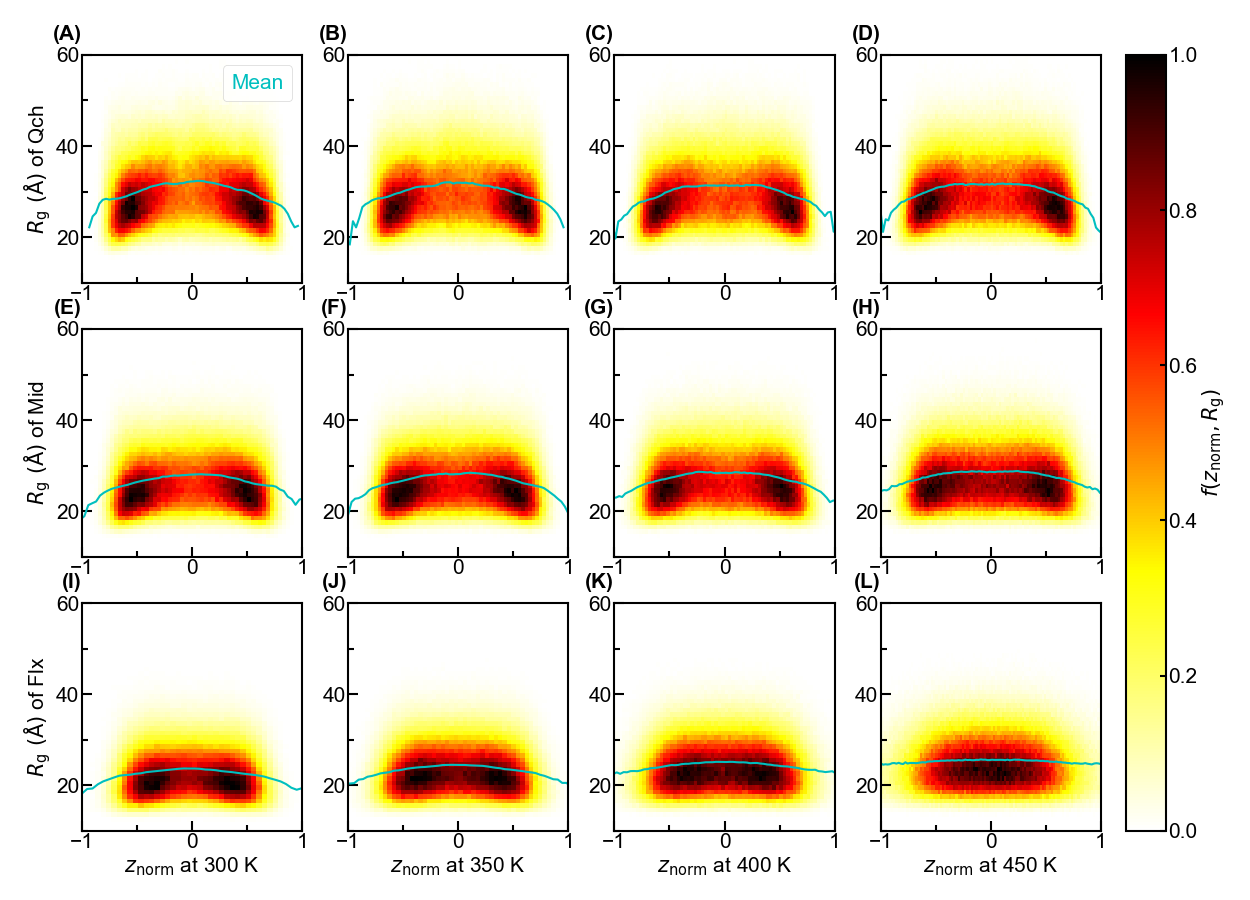

The Python source for this figure:
"""Import Modules"""
import sys
sys.path.append('D:\\Work\\Code\\Functions')
from pyw import pyw
import random
import numpy as np
import matplotlib.pyplot as plt
from matplotlib.colors import LinearSegmentedColormap,ListedColormap
from mpl_toolkits.axes_grid1 import make_axes_locatable
from matplotlib.pyplot import MultipleLocator
from matplotlib.collections import LineCollection
from matplotlib import colors
from matplotlib.ticker import LogLocator,LogFormatter,AutoMinorLocator

"""Set Arguments"""
dir0='../../../max_entr/rg/rg_heat'
dir1='../../dst/dst'
dir='../../rg/rg_slab'
figname='rg'
mdls=['1.55sgm_1.0sgm','1.5sgm_0.82sgm','1.37sgm_0.6sgm']
Mdls=['Qch','Mid','Flx']
nmd=len(mdls)
Ts=[300.0,350.0,400.0,450.0]
nT=len(Ts)
res=['A','R','N','D','C','Q','E','G','H','I','L','K','M','F','P','S','T','W','Y','V']
res_sort=['R','H','K','D','E','S','T','N','Q','C','G','P','A','V','I','L','M','F','Y','W']
seq='MASNDYTQQA TQSYGAYPTQ PGQGYSQQSS QPYGQQSYSG YSQSTDTSGY GQSSYSSYGQ SQNTGYGTQS TPQGYGSTGG YGSSQSSQSS YGQQSSYPGY ' \
    'GQQPAPSSTS GSYGSSSQSS SYGQPQSGSY SQQPSYGGQQ QSYGQQQSYN PPQGYGQQNQ YNS'
seq=seq.replace(' ','')
nat=len(seq)
seq=[res.index(seq[i]) for i in range(nat)]
nhirg0=200
nhiz=250
nhirg=50
rglim=[10.0,60.0]
nsms=10

"""Read Data"""
rg0=np.zeros((nmd,nT,nhirg0))
p_rg0=np.zeros((nmd,nT,nhirg0))
rg0_mean=np.zeros((nmd,nT))
rg0_std=np.zeros((nmd,nT))
for i in range(nmd):
    for j in range(nT):
        q=pyw(f'{dir0}/{mdls[i]}_{Ts[j]}.pyw','Probability')
        rg0[i,j]=q[0]
        p_rg0[i,j]=q[1]
        q=pyw(f'{dir0}/{mdls[i]}_{Ts[j]}.pyw','Mean')
        rg0_mean[i,j]=q[0,0]
        q=pyw(f'{dir0}/{mdls[i]}_{Ts[j]}.pyw','Deviation')
        rg0_std[i,j]=q[0,0]
rg0_flu=np.round(np.log10(rg0_std[:,0]/rg0_mean[:,0]),1)

z=np.zeros((nmd,nT,nhiz))
rg=np.zeros((nmd,nT,nhirg))
p=np.zeros((nmd,nT,nhiz,nhirg))
rg_mean=np.zeros((nmd,nT,nhiz))
rg_std=np.zeros((nmd,nT,nhiz))
for i in range(nmd):
    for j in range(nT):
        q=np.load(f'{dir}/{mdls[i]}_{Ts[j]}.npz')
        z[i,j]=q['z']
        rg[i,j]=q['rg']
        p[i,j]=q['p']
        rg_mean[i,j]=q['rg_mean']
        rg_std[i,j]=q['rg_std']

pz=np.sum(p,axis=-1)
pz/=np.sum(pz*(np.max(z)-np.min(z))/nhiz,axis=-1,keepdims=True)
z1=np.zeros((nmd,nT))
z2=np.zeros((nmd,nT))
d=np.zeros((nmd,nT))
pedge=np.zeros((nmd,nT,3,nhirg))
rgedge_mean=np.zeros((nmd,nT,3))
rgedge_std=np.zeros((nmd,nT,3))
for i in range(nmd):
    for j in range(nT):
        z1[i,j],z2[i,j],d[i,j]=pyw(f'{dir1}/{mdls[i]}_{Ts[j]}.pyw','Position')[:3,0]
        idxz=[[],[],[]]
        idxz[0]+=[round(nhiz/2)-1,round(nhiz/2)]
        for k in range(nhiz):
            if z1[i,j]+d[i,j]<z[i,j,k]<z2[i,j]-d[i,j]:
                idxz[1]+=[k]
            if z1[i,j]-d[i,j]<z[i,j,k]<z1[i,j]+d[i,j] or z2[i,j]-d[i,j]<z[i,j,k]<z2[i,j]+d[i,j]:
                idxz[2]+=[k]
        for k in range(len(idxz)):
            idx=(i,j,idxz[k])
            pedge[i,j,k]=np.sum(p[idx],axis=0)
            rgedge_mean[i,j,k]=np.sum(pz[idx]*rg_mean[idx])/np.sum(pz[idx])
            rgedge_std[i,j,k]=np.sqrt(np.sum(pz[idx]*rg_std[idx]**2)/np.sum(pz[idx])+ \
                    np.sum(pz[idx]*(rg_mean[idx]-rgedge_mean[i,j,k])**2)/np.sum(pz[idx]))
pedge/=np.sum(pedge*(np.max(rg)-np.min(rg))/nhirg,axis=-1,keepdims=True)

rg_dev=np.zeros((nmd,nT,3))
rg_dev[:,:,0]=rgedge_mean[:,:,1]/np.mean(rgedge_mean[:,:,1])-1
rg_dev[:,:,1]=rgedge_std[:,:,1]/np.mean(rgedge_std[:,:,1])-1
rg_dev[:,:,2]=rgedge_std[:,:,1]/rgedge_mean[:,:,1]/np.mean(rgedge_std[:,:,1]/rgedge_mean[:,:,1])-1

rg_mean[rg_mean==0.0]=np.nan
rg_std[rg_std==0.0]=np.nan

rg_mean_sms=np.zeros((nmd,nT,nhiz))
rg_std_sms=np.zeros((nmd,nT,nhiz))
for i in range(nmd):
    for j in range(nT):
        for k in range(nhiz):
            idx=(i,j,list(np.arange(max(0,k-round(nsms/2)),min(nhiz,k+round(nsms/2)))))
            rg_mean_sms[i,j,k]=np.nansum(pz[idx]*rg_mean[idx])/np.nansum(pz[idx]*np.heaviside(rg_mean[idx],0.0))
            rg_std_sms[i,j,k]=np.sqrt(np.nansum(pz[idx]*rg_std[idx]**2)/np.nansum(pz[idx]*np.heaviside(rg_std[idx],0.0))+ \
                    np.nansum(pz[idx]*(rg_mean[idx]-rg_mean_sms[i,j,k])**2)/np.nansum(pz[idx]*np.heaviside(rg_mean[idx],0.0)))

"""Plot"""
fig,axs=plt.subplots(nmd,nT,figsize=(25,18))
marglft=0.5
margrig=0.5
margbot=0.5
margtop=0.5
spcwth=0.2
spchei=-0.1
cbarwth=0.8
cbarspcwth=0.5
wth=3
font={'family':'Arial','size':30}
lenmaj=15
lenmin=8
lenbar=8
xtick=1
ytick=20
ctick=1
color=[(1,1,1),(1,1,0),(1,0,0),(0,0,0)]
nodes=[0/3,1/3,2/3,3/3]
cmap=LinearSegmentedColormap.from_list('custom_cmap',list(zip(nodes,color)))
norm=colors.LogNorm(vmin=1e-4,vmax=np.max(p))
ann=[['(A)','(B)','(C)','(D)'],['(E)','(F)','(G)','(H)'],['(I)','(J)','(K)','(L)']]

for i in range(nmd):
    for j in range(nT):
        ax=axs[i,j]
        ax.annotate(ann[i][j],xy=(0.0,1.05),xycoords='axes fraction',fontfamily=font['family'],fontsize=font['size'],fontweight='bold',va='bottom',ha='right')
        ax.pcolormesh(z[i,j]/((z2[i,j]-z1[i,j])/2+d[i,j]),rg[i,j],p[i,j].T,cmap=cmap)
        ax.plot(z[i,j]/((z2[i,j]-z1[i,j])/2+d[i,j]),rg_mean[i,j],'c',linewidth=wth,label='Mean')
        ax.autoscale()
        ax.minorticks_on()
        ax.tick_params(axis='both',which='major',direction='in',width=wth,length=lenmaj,labelfontfamily=font['family'],labelsize=font['size'])
        ax.tick_params(axis='both',which='minor',direction='in',width=wth,length=lenmin,labelfontfamily=font['family'],labelsize=font['size'])
        ax.xaxis.set_major_locator(MultipleLocator(xtick))
        ax.xaxis.set_minor_locator(AutoMinorLocator(2))
        ax.yaxis.set_major_locator(MultipleLocator(ytick))
        ax.yaxis.set_minor_locator(AutoMinorLocator(2))
        ax.spines['bottom'].set_linewidth(wth)
        ax.spines['top'].set_linewidth(wth)
        ax.spines['left'].set_linewidth(wth)
        ax.spines['right'].set_linewidth(wth)
        ax.set_xlim(-1,1)
        if i==nmd-1:
            ax.set_xlabel('$z_\\mathrm{norm}$ at %i K'%Ts[j],fontdict=font)
        if j==0:
            ax.set_ylabel('$R_\\mathrm{g}~(\\mathrm{\\AA})$ of %s'%Mdls[i],fontdict=font)
        if (i,j)==(0,0):
            leg=ax.legend(loc='best',handlelength=0.0,handletextpad=0.0,prop={'family':font['family'],'size':font['size']})
            for hnd,txt in zip(leg.legend_handles,leg.get_texts()):
                txt.set_color(hnd.get_color())

top=axs[0,-1].get_position().y1
bot=axs[-1,-1].get_position().y0
cbar_ax=fig.add_axes([1.0,bot,0.1,top-bot])
sm=plt.cm.ScalarMappable(cmap=cmap)
sm.set_array([])
cbar=plt.colorbar(sm,cax=cbar_ax)
cbar.set_label('$f(z_\\mathrm{norm},R_\\mathrm{g})$',fontdict=font)
cbar.ax.tick_params(which='major',direction='in',width=wth,length=lenmin,labelfontfamily=font['family'],labelsize=font['size'])
cbar.ax.tick_params(which='minor',direction='in',width=wth,length=0,labelfontfamily=font['family'],labelsize=font['size'])
cbar.outline.set_linewidth(wth)

fig.canvas.draw()
tight_bbox=fig.get_tightbbox(fig.canvas.get_renderer())
alllft=tight_bbox.x0
allrig=tight_bbox.x1
allbot=tight_bbox.y0
alltop=tight_bbox.y1
figwth,fighei=fig.get_size_inches()
boxlft=np.inf
boxrig=-np.inf
boxbot=np.inf
boxtop=-np.inf
for ax in fig.axes:    
    pos=ax.get_position()
    left=pos.x0*figwth
    right=left+pos.width*figwth
    bottom=pos.y0*fighei
    top=bottom+pos.height*fighei
    boxlft=min(boxlft,left)
    boxrig=max(boxrig,right)
    boxbot=min(boxbot,bottom)
    boxtop=max(boxtop,top)
pos=cbar.ax.get_position()
boxrig=max(boxrig,(pos.x0+pos.width)*figwth)
outlft=boxlft-alllft
outrig=allrig-boxrig
outbot=boxbot-allbot
outtop=alltop-boxtop

axs_2d=np.atleast_2d(axs)
nrows,ncols=np.shape(axs_2d)
outlfts=np.zeros((nrows,ncols))
outrigs=np.zeros((nrows,ncols))
outbots=np.zeros((nrows,ncols))
outtops=np.zeros((nrows,ncols))
dpi=fig.dpi 
for i in range(nrows):
    for j in range(ncols):
        ax=axs_2d[i,j]
        ref_bounds=ax.get_position().bounds
        alllft,allrig=np.inf,-np.inf
        allbot,alltop=np.inf,-np.inf
        for a in fig.axes:
            if a.get_position().bounds==ref_bounds:
                tight_bbox=a.get_tightbbox(fig.canvas.get_renderer())   # 点坐标
                alllft=min(alllft,tight_bbox.x0/dpi)
                allrig=max(allrig,tight_bbox.x1/dpi)
                allbot=min(allbot,tight_bbox.y0/dpi)
                alltop=max(alltop,tight_bbox.y1/dpi)
        boxlft=ref_bounds[0]*figwth
        boxrig=(ref_bounds[0]+ref_bounds[2])*figwth
        boxbot=ref_bounds[1]*fighei
        boxtop=(ref_bounds[1]+ref_bounds[3])*fighei
        outlfts[i,j]=boxlft-alllft
        outrigs[i,j]=allrig-boxrig
        outbots[i,j]=boxbot-allbot
        outtops[i,j]=alltop-boxtop

if ncols>1:
    spcwth+=np.max(outrigs[:,:-1]+outlfts[:,1:])
if nrows>1:
    spchei+=np.max(outbots[:-1,:]+outtops[1:,:])
plt.subplots_adjust(left=(marglft+outlft)/figwth,
                    right=1.0-(margrig+outrig+cbarwth+cbarspcwth)/figwth,
                    bottom=(margbot+outbot)/fighei,
                    top=1.0-(margtop+outtop)/fighei,
                    hspace=nrows*spchei/(fighei-margbot-outbot-margtop-outtop-(nrows-1)*spchei),
                    wspace=ncols*spcwth/(figwth-marglft-outlft-margrig-outrig-cbarwth-cbarspcwth-(ncols-1)*spcwth))
cbar.ax.set_position([1.0-(margrig+outrig+cbarwth)/figwth,(margbot+outbot)/fighei,cbarwth/figwth,1.0-(margtop+outtop+margbot+outbot)/fighei])

plt.savefig(f'{figname}.png',format='png',dpi=50)
plt.savefig(f'{figname}.pdf',format='pdf')
# plt.show()

fig,axs=plt.subplots(6,nT+1,figsize=(25,25))
marglft=0.5
margrig=0.5
margbot=0.5
margtop=0.5
spcwth=0.2
spchei=-0.1
cbarwth=0.0
cbarspcwth=0.0
wth=3
font={'family':'Arial','size':30}
lenmaj=15
lenmin=8
lenbar=8
xtick=0.1
ytick=0.0
ctick=1
ann=[['(A)','(B)','(C)','(D)','(E)'],['(F)','(G)','(H)','(I)','(J)'],['(K)','(L)','(M)','(N)','(O)'],['(P)','(Q)','(R)','(S)','(T)'],['(U)','(V)','(W)','(X)'],['(Y)','(Z)','(AA)','(AB)']]
clrs=['r','g','b']
ylabels=['Center','Inside','Surface','Isolated']
xlabels=['$\\langle{}R_\\mathrm{g}\\rangle$','$\\mathrm{std.}(R_\\mathrm{g})$','$\\mathrm{cv.}(R_\\mathrm{g})$']

for i in range(nT):
    for j in range(3):
        ax=axs[j,i]
        ax.annotate(ann[j][i],xy=(0.0,1.05),xycoords='axes fraction',fontfamily=font['family'],fontsize=font['size'],fontweight='bold',va='bottom',ha='right')
        for k in range(nmd):
            ax.plot(rg[k,i],pedge[k,i,j],color=clrs[k],linewidth=wth,label=Mdls[k])
        ax.autoscale()
        ax.minorticks_on()
        ax.tick_params(axis='both',which='major',direction='in',width=wth,length=lenmaj,labelfontfamily=font['family'],labelsize=font['size'])
        ax.tick_params(axis='both',which='minor',direction='in',width=wth,length=lenmin,labelfontfamily=font['family'],labelsize=font['size'])
        ax.xaxis.set_major_locator(MultipleLocator(25))
        ax.xaxis.set_minor_locator(AutoMinorLocator(2))
        ax.yaxis.set_major_locator(MultipleLocator(0.05))
        ax.yaxis.set_minor_locator(AutoMinorLocator(2))
        ax.spines['bottom'].set_linewidth(wth)
        ax.spines['top'].set_linewidth(wth)
        ax.spines['left'].set_linewidth(wth)
        ax.spines['right'].set_linewidth(wth)
        ax.set_xlabel('$R_\\mathrm{g}~(\\mathrm{\\AA})$',fontdict=font)
        ax.set_ylabel('$f(R_\\mathrm{g})$ at %s'%ylabels[j],fontdict=font)
        if (i,j)==(0,0):
            leg=ax.legend(loc='best',handlelength=0.0,handletextpad=0.0,prop={'family':font['family'],'size':font['size']})
            for hnd,txt in zip(leg.legend_handles,leg.get_texts()):
                txt.set_color(hnd.get_color())

ylims=[axs[j,i].get_ylim() for j in range(3) for i in range(nT)]
for i in range(nT):
    for j in range(3):
        axs[j,i].set_ylim(np.min(ylims),np.max(ylims))

for i in range(nT):
    ax=axs[3,i]
    ax.annotate(ann[3][i],xy=(0.0,1.05),xycoords='axes fraction',fontfamily=font['family'],fontsize=font['size'],fontweight='bold',va='bottom',ha='right')
    for j in range(nmd):
        ax.plot(rg0[j,i],p_rg0[j,i],color=clrs[j],linewidth=wth)
    ax.autoscale()
    ax.minorticks_on()
    ax.tick_params(axis='both',which='major',direction='in',width=wth,length=lenmaj,labelfontfamily=font['family'],labelsize=font['size'])
    ax.tick_params(axis='both',which='minor',direction='in',width=wth,length=lenmin,labelfontfamily=font['family'],labelsize=font['size'])
    ax.xaxis.set_major_locator(MultipleLocator(25))
    ax.xaxis.set_minor_locator(AutoMinorLocator(2))
    ax.yaxis.set_major_locator(MultipleLocator(0.5))
    ax.yaxis.set_minor_locator(AutoMinorLocator(2))
    ax.spines['bottom'].set_linewidth(wth)
    ax.spines['top'].set_linewidth(wth)
    ax.spines['left'].set_linewidth(wth)
    ax.spines['right'].set_linewidth(wth)
    ax.set_xlabel('$R_\\mathrm{g}~(\\mathrm{\\AA})$',fontdict=font)
    ax.set_ylabel('$f(R_\\mathrm{g})$ at %s'%ylabels[j],fontdict=font)

ylims=[axs[3,i].get_ylim() for i in range(nT)]
for i in range(nT):
    axs[3,i].set_ylim(np.min(ylims),np.max(ylims))

xlims=[axs[j,i].get_xlim() for j in range(4) for i in range(nT)]
for i in range(nT):
    for j in range(4):
        axs[j,i].set_xlim(np.min(xlims),np.max(xlims))

spc=3
for i in range(3):
    ax=axs[i,nT]
    ax.annotate(ann[i][nT],xy=(0.0,1.05),xycoords='axes fraction',fontfamily=font['family'],fontsize=font['size'],fontweight='bold',va='bottom',ha='right')
    for j in range(nmd):
        ax.errorbar(np.arange(nT)*(nmd+spc)+j,rgedge_mean[j,:,i],yerr=rgedge_std[j,:,i],
                        linestyle='',marker='.',color=clrs[j],markersize=5*wth,markeredgewidth=wth,
                        ecolor=clrs[j],elinewidth=wth,capsize=2*wth)
    ax.autoscale()
    ax.minorticks_on()
    ax.tick_params(axis='both',which='major',direction='in',width=wth,length=lenmaj,labelfontfamily=font['family'],labelsize=font['size'])
    ax.tick_params(axis='x',which='minor',direction='in',width=wth,length=0,labelfontfamily=font['family'],labelsize=font['size'])
    ax.tick_params(axis='y',which='minor',direction='in',width=wth,length=lenmin,labelfontfamily=font['family'],labelsize=font['size'])
    ax.xaxis.set_minor_locator(AutoMinorLocator(0))
    ax.yaxis.set_major_locator(MultipleLocator(20))
    ax.yaxis.set_minor_locator(AutoMinorLocator(2))
    ax.spines['bottom'].set_linewidth(wth)
    ax.spines['top'].set_linewidth(wth)
    ax.spines['left'].set_linewidth(wth)
    ax.spines['right'].set_linewidth(wth)
    ax.set_xticks(np.arange(nT)*(nmd+spc)+nmd/2,np.array(Ts).astype(int),fontdict=font)
    ax.set_ylabel('$R_\\mathrm{g}~(\\mathrm{\\AA})$',fontdict=font)

ax=axs[3,nT]
ax.annotate(ann[3][nT],xy=(0.0,1.05),xycoords='axes fraction',fontfamily=font['family'],fontsize=font['size'],fontweight='bold',va='bottom',ha='right')
for i in range(nmd):
    ax.errorbar(np.arange(nT)*(nmd+spc)+i,rg0_mean[i,:],yerr=rg0_std[i,:],
                    linestyle='',marker='.',color=clrs[i],markersize=5*wth,markeredgewidth=wth,
                    ecolor=clrs[i],elinewidth=wth,capsize=2*wth)
ax.autoscale()
ax.minorticks_on()
ax.tick_params(axis='both',which='major',direction='in',width=wth,length=lenmaj,labelfontfamily=font['family'],labelsize=font['size'])
ax.tick_params(axis='x',which='minor',direction='in',width=wth,length=0,labelfontfamily=font['family'],labelsize=font['size'])
ax.tick_params(axis='y',which='minor',direction='in',width=wth,length=lenmin,labelfontfamily=font['family'],labelsize=font['size'])
ax.xaxis.set_minor_locator(AutoMinorLocator(0))
ax.yaxis.set_major_locator(MultipleLocator(20))
ax.yaxis.set_minor_locator(AutoMinorLocator(2))
ax.spines['bottom'].set_linewidth(wth)
ax.spines['top'].set_linewidth(wth)
ax.spines['left'].set_linewidth(wth)
ax.spines['right'].set_linewidth(wth)
ax.set_xticks(np.arange(nT)*(nmd+spc)+nmd/2,np.array(Ts).astype(int),fontdict=font)
ax.set_xlabel('$T$ (K)',fontdict=font)
ax.set_ylabel('$R_\\mathrm{g}~(\\mathrm{\\AA})$',fontdict=font)

ylims=[axs[i,-1].get_ylim() for i in range(4)]
for i in range(4):
    axs[i,-1].set_ylim(np.min(ylims),np.max(ylims))

for i in range(nT):
    ax=axs[4,i]
    ax.annotate(ann[4][i],xy=(0.0,1.05),xycoords='axes fraction',fontfamily=font['family'],fontsize=font['size'],fontweight='bold',va='bottom',ha='right')
    for j in range(nmd):
        # ax.plot(z[j,i]/((z2[j,i]-z1[j,i])/2+d[j,i]),rg_std_sms[j,i]/rg_mean_sms[j,i],color=clrs[j],linewidth=wth)
        ax.plot(z[j,i]/((z2[j,i]-z1[j,i])/2+d[j,i]),rg_std[j,i]/rg_mean[j,i],color=clrs[j],linewidth=wth)
    ax.autoscale()
    ax.minorticks_on()
    ax.tick_params(axis='both',which='major',direction='in',width=wth,length=lenmaj,labelfontfamily=font['family'],labelsize=font['size'])
    ax.tick_params(axis='both',which='minor',direction='in',width=wth,length=lenmin,labelfontfamily=font['family'],labelsize=font['size'])
    ax.xaxis.set_major_locator(MultipleLocator(1))
    ax.xaxis.set_minor_locator(AutoMinorLocator(2))
    ax.yaxis.set_major_locator(MultipleLocator(0.02))
    ax.yaxis.set_minor_locator(AutoMinorLocator(2))
    ax.spines['bottom'].set_linewidth(wth)
    ax.spines['top'].set_linewidth(wth)
    ax.spines['left'].set_linewidth(wth)
    ax.spines['right'].set_linewidth(wth)
    # ax.set_xlim(-275,275)
    ax.set_xlim(-1,1)
    ax.set_ylim(0.195,0.245)
    ax.set_xlabel('$z_\\mathrm{norm}$',fontdict=font)
    ax.set_ylabel('$\\mathrm{cv.}(R_\\mathrm{g})$',fontdict=font)

ymin=1.1*np.min(rg_dev)-0.1*np.max(rg_dev)
yticks=np.array([-0.1,0.0,0.1])
for i in range(nT):
    ax=axs[5,i]
    ax.annotate(ann[5][i],xy=(0.0,1.05),xycoords='axes fraction',fontfamily=font['family'],fontsize=font['size'],fontweight='bold',va='bottom',ha='right')
    spc=3
    for j in range(nmd):
        ax.bar(np.arange(3)*(nmd+spc)+j+1,rg_dev[j,i]-ymin,width=1.0,color=clrs[j],edgecolor='k',linewidth=wth)
    ax.autoscale()
    ax.minorticks_on()
    ax.tick_params(axis='x',which='both',direction='in',width=wth,length=0,labelfontfamily=font['family'],labelsize=font['size'])
    ax.tick_params(axis='y',which='major',direction='in',width=wth,length=lenmaj,labelfontfamily=font['family'],labelsize=font['size'])
    ax.tick_params(axis='y',which='minor',direction='in',width=wth,length=lenmin,labelfontfamily=font['family'],labelsize=font['size'])
    ax.xaxis.set_minor_locator(AutoMinorLocator(0))
    ax.yaxis.set_minor_locator(AutoMinorLocator(2))
    ax.spines['bottom'].set_linewidth(wth)
    ax.spines['top'].set_linewidth(wth)
    ax.spines['left'].set_linewidth(wth)
    ax.spines['right'].set_linewidth(wth)
    ax.set_xticks(np.arange(3)*(nmd+spc)+nmd/2,xlabels,rotation=30,fontdict=font)
    ax.set_yticks(yticks-ymin,yticks,fontdict=font)
    ax.set_xlabel('%i K'%Ts[i],fontdict=font)
    ax.set_ylabel('Relative Deviation',fontdict=font)

ylims=[axs[5,i].get_ylim() for i in range(nT)]
for i in range(nT):
    axs[5,i].set_ylim(np.min(ylims),np.max(ylims))

axs[4,-1].axis('off')
axs[5,-1].axis('off')

fig.canvas.draw()
tight_bbox=fig.get_tightbbox(fig.canvas.get_renderer())
alllft=tight_bbox.x0
allrig=tight_bbox.x1
allbot=tight_bbox.y0
alltop=tight_bbox.y1
figwth,fighei=fig.get_size_inches()
boxlft=np.inf
boxrig=-np.inf
boxbot=np.inf
boxtop=-np.inf
for ax in fig.axes:    
    pos=ax.get_position()
    left=pos.x0*figwth
    right=left+pos.width*figwth
    bottom=pos.y0*fighei
    top=bottom+pos.height*fighei
    boxlft=min(boxlft,left)
    boxrig=max(boxrig,right)
    boxbot=min(boxbot,bottom)
    boxtop=max(boxtop,top)
outlft=boxlft-alllft
outrig=allrig-boxrig
outbot=boxbot-allbot
outtop=alltop-boxtop

axs_2d=np.atleast_2d(axs)
nrows,ncols=np.shape(axs_2d)
outlfts=np.zeros((nrows,ncols))
outrigs=np.zeros((nrows,ncols))
outbots=np.zeros((nrows,ncols))
outtops=np.zeros((nrows,ncols))
dpi=fig.dpi 
for i in range(nrows):
    for j in range(ncols):
        ax=axs_2d[i,j]
        ref_bounds=ax.get_position().bounds
        alllft,allrig=np.inf,-np.inf
        allbot,alltop=np.inf,-np.inf
        for a in fig.axes:
            if a.get_position().bounds==ref_bounds:
                tight_bbox=a.get_tightbbox(fig.canvas.get_renderer())   # 点坐标
                alllft=min(alllft,tight_bbox.x0/dpi)
                allrig=max(allrig,tight_bbox.x1/dpi)
                allbot=min(allbot,tight_bbox.y0/dpi)
                alltop=max(alltop,tight_bbox.y1/dpi)
        boxlft=ref_bounds[0]*figwth
        boxrig=(ref_bounds[0]+ref_bounds[2])*figwth
        boxbot=ref_bounds[1]*fighei
        boxtop=(ref_bounds[1]+ref_bounds[3])*fighei
        outlfts[i,j]=boxlft-alllft
        outrigs[i,j]=allrig-boxrig
        outbots[i,j]=boxbot-allbot
        outtops[i,j]=alltop-boxtop

if ncols>1:
    spcwth+=np.max(outrigs[:,:-1]+outlfts[:,1:])
if nrows>1:
    spchei+=np.max(outbots[:-1,:]+outtops[1:,:])
plt.subplots_adjust(left=(marglft+outlft)/figwth,
                    right=1.0-(margrig+outrig+cbarwth+cbarspcwth)/figwth,
                    bottom=(margbot+outbot)/fighei,
                    top=1.0-(margtop+outtop)/fighei,
                    hspace=nrows*spchei/(fighei-margbot-outbot-margtop-outtop-(nrows-1)*spchei),
                    wspace=ncols*spcwth/(figwth-marglft-outlft-margrig-outrig-cbarwth-cbarspcwth-(ncols-1)*spcwth))

plt.savefig(f'{figname}_1.png',format='png',dpi=50)
plt.savefig(f'{figname}_1.pdf',format='pdf')
# plt.show()

fig,axs=plt.subplots(6,nmd+1,figsize=(25,25))
marglft=0.5
margrig=0.5
margbot=0.5
margtop=0.5
spcwth=0.2
spchei=-0.1
cbarwth=0.0
cbarspcwth=0.0
wth=3
font={'family':'Arial','size':30}
lenmaj=15
lenmin=8
lenbar=8
xtick=0.1
ytick=0.0
ctick=1
color=[(0.0,0.0,0.0),(1.0,0.0,0.0),(1.0,0.5,0.0)]
nodes=[0/3,2/3,3/3]
cmap=LinearSegmentedColormap.from_list('custom_cmap',list(zip(nodes,color)))
ann=[['(A)','(B)','(C)','(D)'],['(E)','(F)','(G)','(H)'],['(I)','(J)','(K)','(L)'],['(M)','(N)','(O)','(P)'],['(Q)','(R)','(S)'],['(T)','(U)','(V)']]
ylabels=['Center','Inside','Surface','Isolated']
xlabels=['$\\langle{}R_\\mathrm{g}\\rangle$','$\\mathrm{std.}(R_\\mathrm{g})$','$\\mathrm{cv.}(R_\\mathrm{g})$']

for i in range(nmd):
    for j in range(3):
        ax=axs[j,i]
        ax.annotate(ann[j][i],xy=(0.0,1.05),xycoords='axes fraction',fontfamily=font['family'],fontsize=font['size'],fontweight='bold',va='bottom',ha='right')
        for k in range(nT):
            ax.plot(rg[i,k],pedge[i,k,j],color=cmap(k/(nT-1)),linewidth=wth,label='%i K'%Ts[k])
        ax.autoscale()
        ax.minorticks_on()
        ax.tick_params(axis='both',which='major',direction='in',width=wth,length=lenmaj,labelfontfamily=font['family'],labelsize=font['size'])
        ax.tick_params(axis='both',which='minor',direction='in',width=wth,length=lenmin,labelfontfamily=font['family'],labelsize=font['size'])
        ax.xaxis.set_major_locator(MultipleLocator(25))
        ax.xaxis.set_minor_locator(AutoMinorLocator(2))
        ax.yaxis.set_major_locator(MultipleLocator(0.05))
        ax.yaxis.set_minor_locator(AutoMinorLocator(2))
        ax.spines['bottom'].set_linewidth(wth)
        ax.spines['top'].set_linewidth(wth)
        ax.spines['left'].set_linewidth(wth)
        ax.spines['right'].set_linewidth(wth)
        ax.set_xlabel('$R_\\mathrm{g}~(\\mathrm{\\AA})$',fontdict=font)
        ax.set_ylabel('$f(R_\\mathrm{g})$ at %s'%ylabels[j],fontdict=font)
        if (i,j)==(0,0):
            leg=ax.legend(loc='best',handlelength=0.0,handletextpad=0.0,prop={'family':font['family'],'size':font['size']})
            for hnd,txt in zip(leg.legend_handles,leg.get_texts()):
                txt.set_color(hnd.get_color())

ylims=[axs[j,i].get_ylim() for j in range(3) for i in range(nmd)]
for i in range(nmd):
    for j in range(3):
        axs[j,i].set_ylim(np.min(ylims),np.max(ylims))

for i in range(nmd):
    ax=axs[3,i]
    ax.annotate(ann[3][i],xy=(0.0,1.05),xycoords='axes fraction',fontfamily=font['family'],fontsize=font['size'],fontweight='bold',va='bottom',ha='right')
    for j in range(nT):
        ax.plot(rg0[i,j],p_rg0[i,j],color=cmap(j/(nT-1)),linewidth=wth)
    ax.autoscale()
    ax.minorticks_on()
    ax.tick_params(axis='both',which='major',direction='in',width=wth,length=lenmaj,labelfontfamily=font['family'],labelsize=font['size'])
    ax.tick_params(axis='both',which='minor',direction='in',width=wth,length=lenmin,labelfontfamily=font['family'],labelsize=font['size'])
    ax.xaxis.set_major_locator(MultipleLocator(25))
    ax.xaxis.set_minor_locator(AutoMinorLocator(2))
    ax.yaxis.set_major_locator(MultipleLocator(0.5))
    ax.yaxis.set_minor_locator(AutoMinorLocator(2))
    ax.spines['bottom'].set_linewidth(wth)
    ax.spines['top'].set_linewidth(wth)
    ax.spines['left'].set_linewidth(wth)
    ax.spines['right'].set_linewidth(wth)
    ax.set_xlabel('$R_\\mathrm{g}~(\\mathrm{\\AA})$',fontdict=font)
    ax.set_ylabel('$f(R_\\mathrm{g})$ at %s'%ylabels[j],fontdict=font)

ylims=[axs[3,i].get_ylim() for i in range(nmd)]
for i in range(nmd):
    axs[3,i].set_ylim(np.min(ylims),np.max(ylims))

xlims=[axs[j,i].get_xlim() for j in range(4) for i in range(nmd)]
for i in range(nmd):
    for j in range(4):
        axs[j,i].set_xlim(np.min(xlims),np.max(xlims))

spc=3
for i in range(3):
    ax=axs[i,nmd]
    ax.annotate(ann[i][nmd],xy=(0.0,1.05),xycoords='axes fraction',fontfamily=font['family'],fontsize=font['size'],fontweight='bold',va='bottom',ha='right')
    for j in range(nT):
        rgb=cmap(j/(nT-1))
        ax.errorbar(np.arange(nmd)*(nT+spc)+j,rgedge_mean[:,j,i],yerr=rgedge_std[:,j,i],
                        linestyle='',marker='.',color=rgb,markersize=5*wth,markeredgewidth=wth,
                        ecolor=rgb,elinewidth=wth,capsize=2*wth)
    ax.autoscale()
    ax.minorticks_on()
    ax.tick_params(axis='both',which='major',direction='in',width=wth,length=lenmaj,labelfontfamily=font['family'],labelsize=font['size'])
    ax.tick_params(axis='x',which='minor',direction='in',width=wth,length=0,labelfontfamily=font['family'],labelsize=font['size'])
    ax.tick_params(axis='y',which='minor',direction='in',width=wth,length=lenmin,labelfontfamily=font['family'],labelsize=font['size'])
    ax.xaxis.set_minor_locator(AutoMinorLocator(0))
    ax.yaxis.set_major_locator(MultipleLocator(20))
    ax.yaxis.set_minor_locator(AutoMinorLocator(2))
    ax.spines['bottom'].set_linewidth(wth)
    ax.spines['top'].set_linewidth(wth)
    ax.spines['left'].set_linewidth(wth)
    ax.spines['right'].set_linewidth(wth)
    ax.set_xticks(np.arange(nmd)*(nT+spc)+nT/2,Mdls,fontdict=font)
    ax.set_ylabel('$R_\\mathrm{g}~(\\mathrm{\\AA})$',fontdict=font)

ax=axs[3,nmd]
ax.annotate(ann[3][nmd],xy=(0.0,1.05),xycoords='axes fraction',fontfamily=font['family'],fontsize=font['size'],fontweight='bold',va='bottom',ha='right')
for i in range(nT):
    rgb=cmap(i/(nT-1))
    ax.errorbar(np.arange(nmd)*(nT+spc)+i,rg0_mean[:,i],yerr=rg0_std[:,i],
                    linestyle='',marker='.',color=rgb,markersize=5*wth,markeredgewidth=wth,
                    ecolor=rgb,elinewidth=wth,capsize=2*wth)
ax.autoscale()
ax.minorticks_on()
ax.tick_params(axis='both',which='major',direction='in',width=wth,length=lenmaj,labelfontfamily=font['family'],labelsize=font['size'])
ax.tick_params(axis='x',which='minor',direction='in',width=wth,length=0,labelfontfamily=font['family'],labelsize=font['size'])
ax.tick_params(axis='y',which='minor',direction='in',width=wth,length=lenmin,labelfontfamily=font['family'],labelsize=font['size'])
ax.xaxis.set_minor_locator(AutoMinorLocator(0))
ax.yaxis.set_major_locator(MultipleLocator(20))
ax.yaxis.set_minor_locator(AutoMinorLocator(2))
ax.spines['bottom'].set_linewidth(wth)
ax.spines['top'].set_linewidth(wth)
ax.spines['left'].set_linewidth(wth)
ax.spines['right'].set_linewidth(wth)
ax.set_xticks(np.arange(nmd)*(nT+spc)+nT/2,Mdls,fontdict=font)
ax.set_ylabel('$R_\\mathrm{g}~(\\mathrm{\\AA})$',fontdict=font)

ylims=[axs[i,-1].get_ylim() for i in range(4)]
for i in range(4):
    axs[i,-1].set_ylim(np.min(ylims),np.max(ylims))

for i in range(nmd):
    ax=axs[4,i]
    ax.annotate(ann[4][i],xy=(0.0,1.05),xycoords='axes fraction',fontfamily=font['family'],fontsize=font['size'],fontweight='bold',va='bottom',ha='right')
    for j in range(nT):
        # ax.plot(z[i,j]/((z2[i,j]-z1[i,j])/2+d[i,j]),rg_std_sms[i,j]/rg_mean_sms[i,j],color=cmap(j/(nT-1)),linewidth=wth)
        ax.plot(z[i,j]/((z2[i,j]-z1[i,j])/2+d[i,j]),rg_std[i,j]/rg_mean[i,j],color=cmap(j/(nT-1)),linewidth=wth)
    ax.autoscale()
    ax.minorticks_on()
    ax.tick_params(axis='both',which='major',direction='in',width=wth,length=lenmaj,labelfontfamily=font['family'],labelsize=font['size'])
    ax.tick_params(axis='both',which='minor',direction='in',width=wth,length=lenmin,labelfontfamily=font['family'],labelsize=font['size'])
    ax.xaxis.set_major_locator(MultipleLocator(1))
    ax.xaxis.set_minor_locator(AutoMinorLocator(2))
    ax.yaxis.set_major_locator(MultipleLocator(0.02))
    ax.yaxis.set_minor_locator(AutoMinorLocator(2))
    ax.spines['bottom'].set_linewidth(wth)
    ax.spines['top'].set_linewidth(wth)
    ax.spines['left'].set_linewidth(wth)
    ax.spines['right'].set_linewidth(wth)
    # ax.set_xlim(-275,275)
    ax.set_xlim(-1,1)
    ax.set_ylim(0.195,0.245)
    ax.set_xlabel('$z_\\mathrm{norm}$',fontdict=font)
    ax.set_ylabel('$\\mathrm{cv.}(R_\\mathrm{g})$',fontdict=font)

ymin=1.1*np.min(rg_dev)-0.1*np.max(rg_dev)
yticks=np.array([-0.1,0.0,0.1])
for i in range(nmd):
    ax=axs[5,i]
    ax.annotate(ann[5][i],xy=(0.0,1.05),xycoords='axes fraction',fontfamily=font['family'],fontsize=font['size'],fontweight='bold',va='bottom',ha='right')
    spc=3
    for j in range(nT):
        ax.bar(np.arange(3)*(nT+spc)+j+1,rg_dev[i,j]-ymin,width=1.0,color=cmap(j/(nT-1)),edgecolor='k',linewidth=wth)
    ax.autoscale()
    ax.minorticks_on()
    ax.tick_params(axis='x',which='major',direction='in',width=wth,length=0,labelfontfamily=font['family'],labelsize=font['size'])
    ax.tick_params(axis='x',which='minor',direction='in',width=wth,length=0,labelfontfamily=font['family'],labelsize=font['size'])
    ax.tick_params(axis='y',which='major',direction='in',width=wth,length=lenmaj,labelfontfamily=font['family'],labelsize=font['size'])
    ax.tick_params(axis='y',which='minor',direction='in',width=wth,length=lenmin,labelfontfamily=font['family'],labelsize=font['size'])
    ax.xaxis.set_minor_locator(AutoMinorLocator(0))
    ax.yaxis.set_minor_locator(AutoMinorLocator(2))
    ax.spines['bottom'].set_linewidth(wth)
    ax.spines['top'].set_linewidth(wth)
    ax.spines['left'].set_linewidth(wth)
    ax.spines['right'].set_linewidth(wth)
    ax.set_xticks(np.arange(3)*(nT+spc)+nT/2,xlabels,rotation=30,fontdict=font)
    ax.set_yticks(yticks-ymin,yticks,fontdict=font)
    ax.set_xlabel(Mdls[i],fontdict=font)
    ax.set_ylabel('Relative Deviation',fontdict=font)

ylims=[axs[5,i].get_ylim() for i in range(nmd)]
for i in range(nmd):
    axs[5,i].set_ylim(np.min(ylims),np.max(ylims))

axs[4,-1].axis('off')
axs[5,-1].axis('off')

fig.canvas.draw()
tight_bbox=fig.get_tightbbox(fig.canvas.get_renderer())
alllft=tight_bbox.x0
allrig=tight_bbox.x1
allbot=tight_bbox.y0
alltop=tight_bbox.y1
figwth,fighei=fig.get_size_inches()
boxlft=np.inf
boxrig=-np.inf
boxbot=np.inf
boxtop=-np.inf
for ax in fig.axes:    
    pos=ax.get_position()
    left=pos.x0*figwth
    right=left+pos.width*figwth
    bottom=pos.y0*fighei
    top=bottom+pos.height*fighei
    boxlft=min(boxlft,left)
    boxrig=max(boxrig,right)
    boxbot=min(boxbot,bottom)
    boxtop=max(boxtop,top)
outlft=boxlft-alllft
outrig=allrig-boxrig
outbot=boxbot-allbot
outtop=alltop-boxtop

axs_2d=np.atleast_2d(axs)
nrows,ncols=np.shape(axs_2d)
outlfts=np.zeros((nrows,ncols))
outrigs=np.zeros((nrows,ncols))
outbots=np.zeros((nrows,ncols))
outtops=np.zeros((nrows,ncols))
dpi=fig.dpi 
for i in range(nrows):
    for j in range(ncols):
        ax=axs_2d[i,j]
        ref_bounds=ax.get_position().bounds
        alllft,allrig=np.inf,-np.inf
        allbot,alltop=np.inf,-np.inf
        for a in fig.axes:
            if a.get_position().bounds==ref_bounds:
                tight_bbox=a.get_tightbbox(fig.canvas.get_renderer())   # 点坐标
                alllft=min(alllft,tight_bbox.x0/dpi)
                allrig=max(allrig,tight_bbox.x1/dpi)
                allbot=min(allbot,tight_bbox.y0/dpi)
                alltop=max(alltop,tight_bbox.y1/dpi)
        boxlft=ref_bounds[0]*figwth
        boxrig=(ref_bounds[0]+ref_bounds[2])*figwth
        boxbot=ref_bounds[1]*fighei
        boxtop=(ref_bounds[1]+ref_bounds[3])*fighei
        outlfts[i,j]=boxlft-alllft
        outrigs[i,j]=allrig-boxrig
        outbots[i,j]=boxbot-allbot
        outtops[i,j]=alltop-boxtop

if ncols>1:
    spcwth+=np.max(outrigs[:,:-1]+outlfts[:,1:])
if nrows>1:
    spchei+=np.max(outbots[:-1,:]+outtops[1:,:])
plt.subplots_adjust(left=(marglft+outlft)/figwth,
                    right=1.0-(margrig+outrig+cbarwth+cbarspcwth)/figwth,
                    bottom=(margbot+outbot)/fighei,
                    top=1.0-(margtop+outtop)/fighei,
                    hspace=nrows*spchei/(fighei-margbot-outbot-margtop-outtop-(nrows-1)*spchei),
                    wspace=ncols*spcwth/(figwth-marglft-outlft-margrig-outrig-cbarwth-cbarspcwth-(ncols-1)*spcwth))

plt.savefig(f'{figname}_2.png',format='png',dpi=50)
plt.savefig(f'{figname}_2.pdf',format='pdf')
# plt.show()
